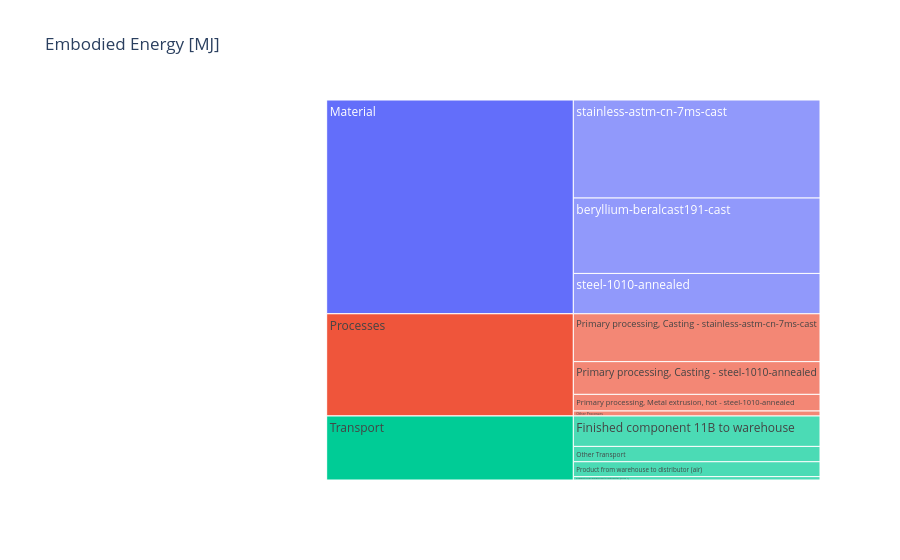

The notebook cell saved with this chart:
### Markdown cell above
An icicle chart presents hierarchical data as rectangular sectors.

### Code cell
fig = go.Figure(
    go.Icicle(
        labels=df_aggregated["Name"],
        parents=df_aggregated["Parent"],
        values=df_aggregated[EE_HEADER],
        branchvalues="total",
    ),
    layout_title_text=f"Embodied Energy [{ENERGY_UNIT}]",
)
fig.show()

### Figure 1 — Plotly figure (JSON) as saved in the notebook; plotly's stock layout.template omitted (floating-point values rounded to 4 significant figures)
{"data": [{"branchvalues": "total", "labels": ["Material", "Processes", "Transport", "stainless-astm-cn-7ms-cast", "beryllium-beralcast191-cast", "steel-1010-annealed", "Primary processing, Casting - stainless-astm-cn-7ms-cast", "Primary processing, Casting - steel-1010-annealed", "Primary processing, Metal extrusion, hot - steel-1010-annealed", "Other Processes", "Finished component 11B to warehouse", "Product from warehouse to distributor (air)", "Product from warehouse to distributor (truck 1)", "Other Transport"], "parents": ["", "", "", "Material", "Material", "Material", "Processes", "Processes", "Processes", "Processes", "Transport", "Transport", "Transport", "Transport"], "type": "icicle", "values": [333.6, 159.5, 99.9, 152.9, 117.7, 62.94, 74.66, 51.09, 25.94, 7.78, 47.48, 23.25, 5.268, 23.89]}], "layout": {"title": {"text": "Embodied Energy [MJ]"}}}
